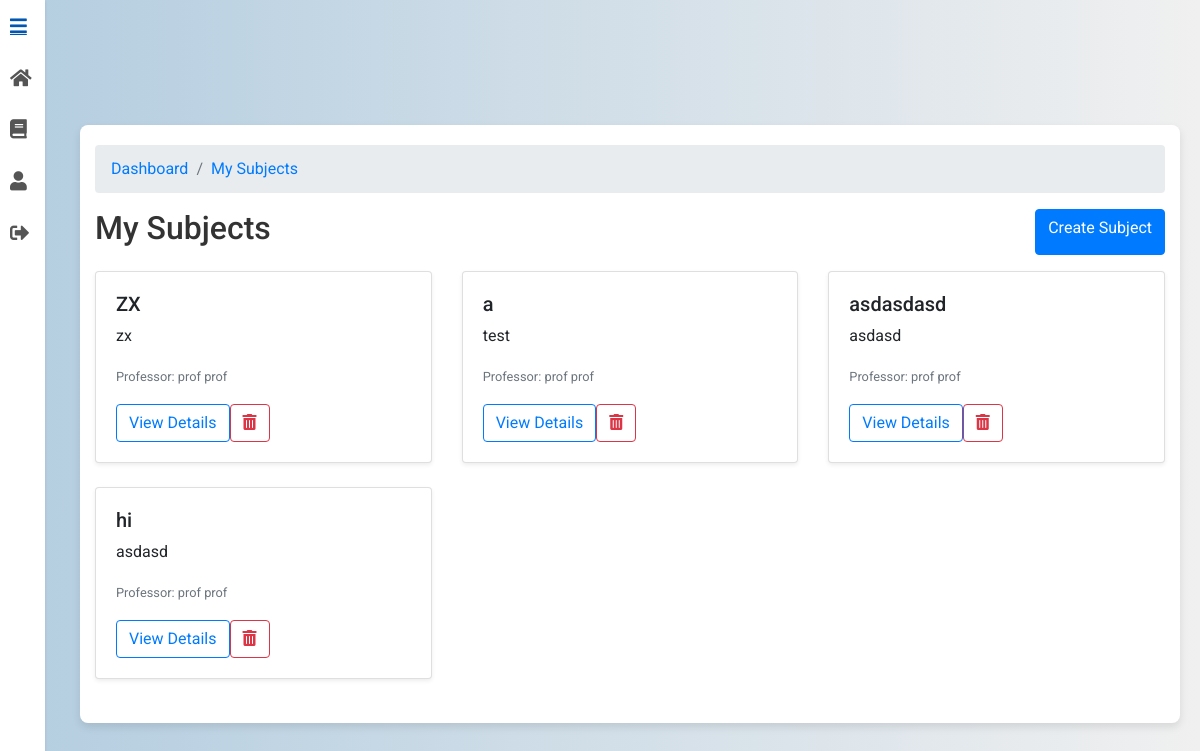
/subjects/ (signed in), run on an earlier commit of the app's database.
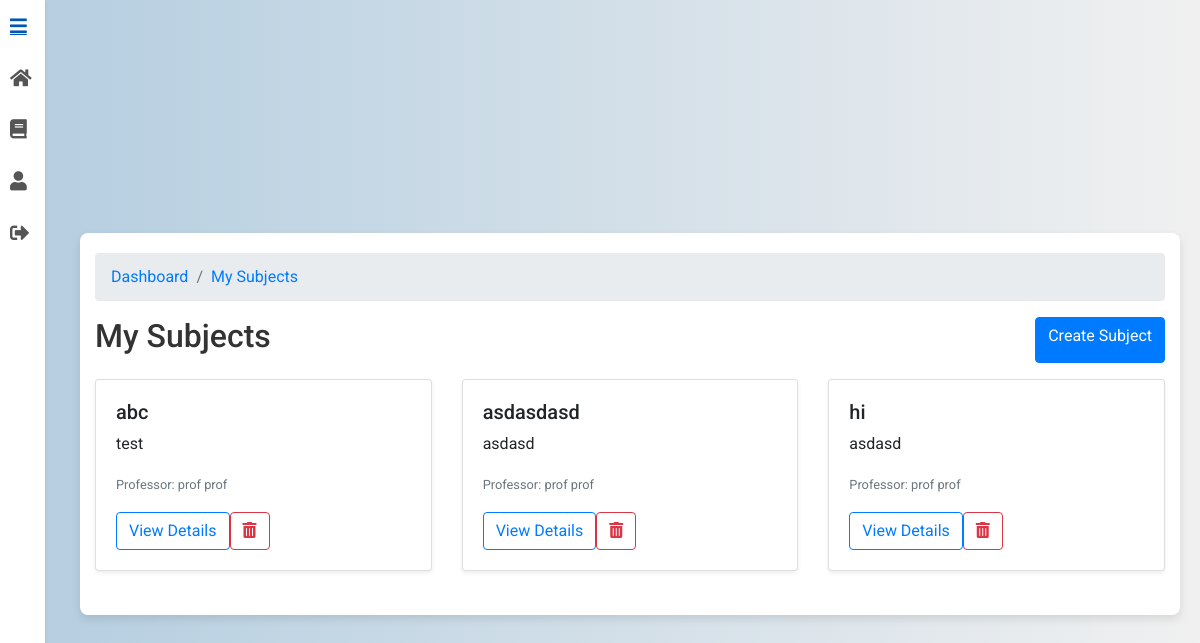
And on a later commit of the database.
### subjects/models.py (models this page shows, shortened)
class Subject(models.Model):
    name = models.CharField(max_length=100)
    professor = models.ForeignKey(CustomUser, limit_choices_to={'role': 'professor'}, on_delete=models.CASCADE, editable=False)
    description = models.TextField(blank=True)
    class Meta:
        ordering = ['name']

### users/models.py (models this page shows, shortened)
class CustomUser(AbstractUser):
    ROLE_CHOICES = [
        ('student', 'Student'),
        ('professor', 'Professor')
    ]
    role = models.CharField(max_length=10, choices=ROLE_CHOICES)
    institution = models.ForeignKey('Institution', on_delete=models.SET_NULL, null=True, blank=True)

### subjects/views.py (the view)
# urls.py: path("", MySubjectsView.as_view(), name="my_subjects"),
class MySubjectsView(LoginRequiredMixin, BreadcrumbMixin, ListView):
    model = Subject
    template_name = "my_subjects.html"
    context_object_name = "subjects"
    paginate_by = 6
    def get_breadcrumbs(self):
        dashboard_url = reverse_lazy("users:login")
        if getattr(self.request.user, "role", None) == "professor":
            dashboard_url = reverse_lazy("users:professor_dashboard")
        elif getattr(self.request.user, "role", None) == "student":
            dashboard_url = reverse_lazy("users:student_dashboard")
        return [
            ("Dashboard", dashboard_url),
            ("My Subjects", reverse_lazy("subjects:my_subjects")),
        ]
    def get_queryset(self):
        qs = Subject.objects.select_related("professor").order_by("name")
        if getattr(self.request.user, "role", None) == "professor":
            return qs.filter(professor=self.request.user)
        return qs

### UniGrading/mixin.py (called while the page is built)
    def get_context_data(self, **kwargs):
        context = super().get_context_data(**kwargs)
        context["breadcrumbs"] = self.get_breadcrumbs()
        return context

### subjects/templates/my_subjects.html (shortened to what this page needs)
{% extends 'base.html' %}
{% load static %}
{% load subject_filters %}
{% load view_breadcrumbs %}
{% block content %}
<div class="container mt-5">
<nav aria-label="breadcrumb">
    <ol class="breadcrumb">
        {% for name, url in breadcrumbs %}
            <li class="breadcrumb-item">
                <a href="{{ url }}">{{ name }}</a>
            </li>
        {% endfor %}
    </ol>
</nav>
    <div class="d-flex justify-content-between mb-3">
        <h2>My Subjects</h2>
        <a href="{% url 'subjects:create_subject' %}" class="btn btn-primary">
            Create Subject
        </a>
    </div>
    <div class="row">
        {% for subject in subjects %}
            <div class="col-md-4">
                <div class="card mb-4 shadow-sm">
                    <div class="card-body">
                        <h5 class="card-title mb-2" id="subj-title-{{ subject.pk }}">{{ subject.name }}</h5>
                        <p class="card-text">{{ subject.description|truncatewords:20 }}</p>
                        <p class="card-text">
                            <small class="text-muted">
                                Professor:
                                {% if subject.professor.first_name and subject.professor.last_name %}
                                    {{ subject.professor.first_name }} {{ subject.professor.last_name }}
                                {% else %}
                                    {{ subject.professor.email }}
                                {% endif %}
                            </small>
                        </p>
                        <div class="d-flex gap-2">
                            <a href="{% url 'subjects:subject_detail' subject.pk %}" class="btn btn-outline-primary">
                                View Details
                            </a>
                            <button type="button" class="btn btn-outline-danger"
                                    data-toggle="modal" data-target="#deleteModal"
                                    data-subject-id="{{ subject.pk }}" data-subject-name="{{ subject.name }}">
                                <i class="fas fa-trash-alt"></i>
                            </button>
                        </div>
                    </div>
                </div>
            </div>
        {% empty %}
            <div class="col-12">
                <p class="text-muted text-center">No subjects available.</p>
            </div>
        {% endfor %}
    </div>
</div>
{% endblock %}

What changed in the data, as far as the page shows it:
removed Subject: name "ZX", description "zx", professor.first_name "prof", professor.last_name "prof"
changed Subject "test": name "a" → "abc"
